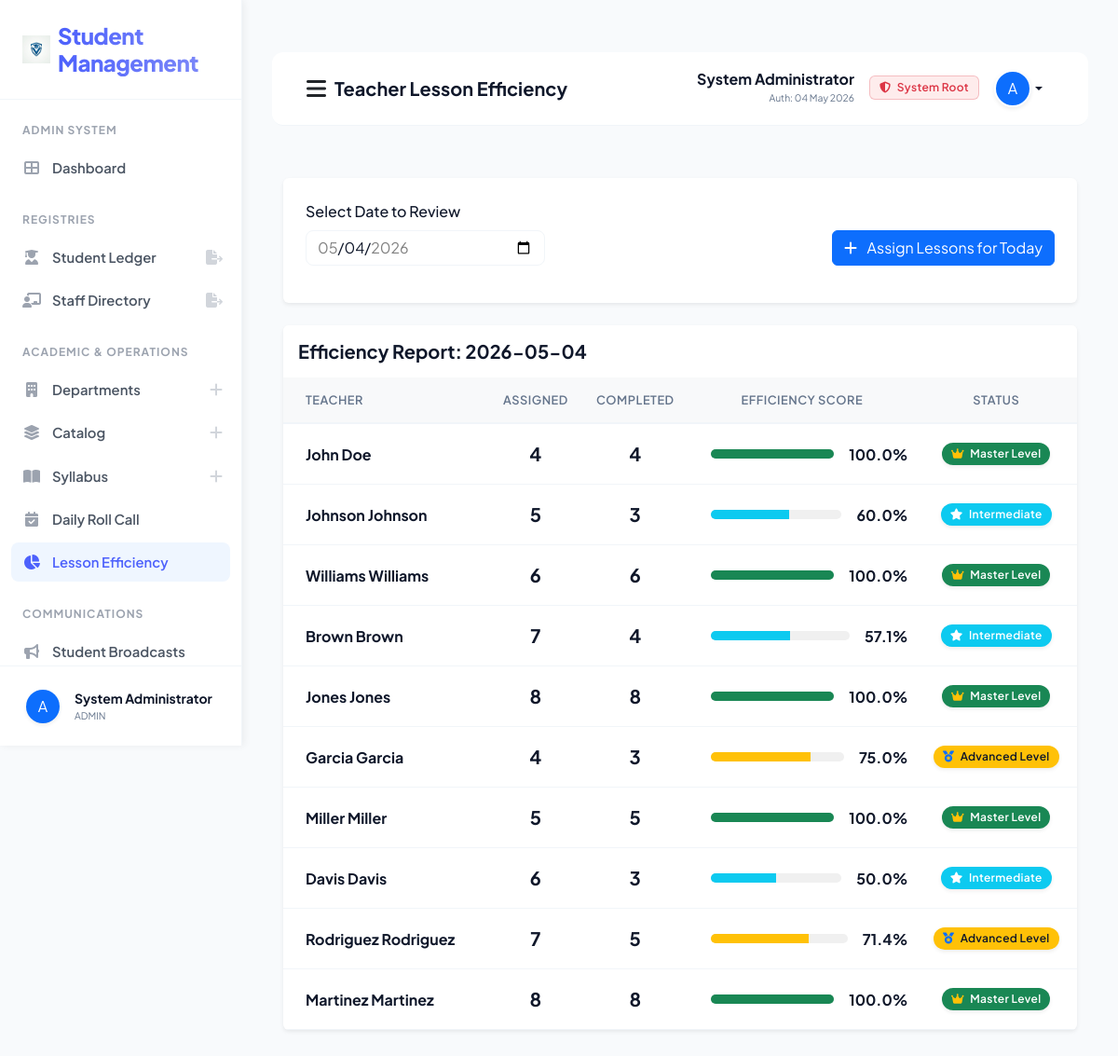
Screenshot of /admin_lesson_tracker/ (signed in) with the database file from the repository.
### sms/models.py (models this page shows, shortened)
class CustomUser(AbstractUser):
    USER_TYPE_CHOICES = (
        ('ADMIN', 'Admin'),
        ('TEACHER', 'Teacher'),
        ('STUDENT', 'Student'),
    )
    user_type = models.CharField(max_length=10, choices=USER_TYPE_CHOICES, default='ADMIN')
    profile_pic = models.ImageField(upload_to='profile_pics/', null=True, blank=True)
    phone = models.CharField(max_length=15, null=True, blank=True)

class Teacher(models.Model):
    user = models.OneToOneField(CustomUser, on_delete=models.CASCADE)
    address = models.TextField()
    department = models.ForeignKey(Department, on_delete=models.CASCADE, null=True, blank=True)
    created_at = models.DateTimeField(auto_now_add=True)
    updated_at = models.DateTimeField(auto_now=True)

### sms/views/admin_views.py (the view)
# urls.py: path('admin_lesson_tracker/', admin_views.admin_lesson_tracker, name="admin_lesson_tracker"),
def admin_lesson_tracker(request):
    teachers = Teacher.objects.all()
    today = datetime.date.today()
    selected_date_str = request.GET.get('date', today.strftime('%Y-%m-%d'))
    if selected_date_str < "2026-01-01":
        selected_date = "2026-01-01"
    else:
        selected_date = selected_date_str
    today_obj = datetime.date.today()
    try:
        selected_date_obj = datetime.datetime.strptime(selected_date, '%Y-%m-%d').date()
    except:
        selected_date_obj = today_obj
    is_future = selected_date_obj > today_obj
    report_data = []
    for teacher in teachers:
        if is_future:
            target = 0
            actual_sessions = 0
            efficiency = 0.0
        else:
            target_obj = DailyLessonTarget.objects.filter(teacher=teacher, date=selected_date).first()
            target = target_obj.target_lessons if target_obj else 0
            actual_sessions = Attendance.objects.filter(
                subject__teacher=teacher.user,
                attendance_date=selected_date
            ).distinct().count()
            try:
                day_variation = selected_date_obj.timetuple().tm_yday
            except:
                day_variation = 1
            t_id_seed = teacher.id + day_variation
            if target == 0:
                target = 4 + (t_id_seed % 5)
            min_completed = max(1, int(target * 0.6))
            actual_sessions = min_completed + (t_id_seed % (target - min_completed + 1))
            efficiency = (actual_sessions / target) * 100
        report_data.append({
            'teacher': teacher,
            'target': target,
            'actual': actual_sessions,
            'efficiency': round(efficiency, 1),
            'status_color': 'success' if efficiency >= 90 else ('warning' if efficiency >= 70 else 'info')
        })
    return render(request, "sms/admin_template/lesson_tracker.html", {
        "report_data": report_data,
        "selected_date": selected_date,
        "teachers": teachers
    })

### sms/templates/sms/admin_template/lesson_tracker.html (shortened to what this page needs)
﻿{% extends 'sms/base.html' %}
{% block page_title %}Teacher Lesson Efficiency{% endblock page_title %}
{% block sidebar_nav %}
{% include 'sms/admin_template/sidebar_template.html' with active_page='lesson_tracker' %}
{% endblock sidebar_nav %}
{% block main_content %}
<div class="container-fluid py-4">
    <div class="row mb-4">
        <div class="col-md-12">
            <div class="card shadow-sm border-0 p-4">
                <form method="GET" class="row g-3 align-items-end">
                    <div class="col-md-4">
                        <label class="form-label fw-bold">Select Date to Review</label>
                        <input type="date" name="date" class="form-control" value="{{ selected_date }}"
                            min="{% now 'Y-m-d' %}" max="{% now 'Y-m-d' %}" onchange="this.form.submit()">
                    </div>
                    <div class="col-md-8 text-end">
                        <button type="button" class="btn btn-primary" data-bs-toggle="modal"
                            data-bs-target="#assignTargetModal">
                            <i class="fas fa-plus me-2"></i> Assign Lessons for Today
                        </button>
                    </div>
                </form>
            </div>
        </div>
    </div>
    <div class="row">
        <div class="col-md-12">
            <div class="card shadow-sm border-0 p-0 overflow-hidden">
                <div class="card-header bg-white py-3 border-0">
                    <h5 class="mb-0 fw-bold">Efficiency Report: {{ selected_date }}</h5>
                </div>
                <div class="table-responsive">
                    <table class="table table-hover align-middle mb-0">
                        <thead class="bg-light">
                            <tr>
                                <th class="ps-4 py-3 text-uppercase small fw-bold text-muted">Teacher</th>
                                <th class="text-center py-3 text-uppercase small fw-bold text-muted">Assigned</th>
                                <th class="text-center py-3 text-uppercase small fw-bold text-muted">Completed</th>
                                <th class="text-center py-3 text-uppercase small fw-bold text-muted">Efficiency Score
                                </th>
                                <th class="text-center py-3 text-uppercase small fw-bold text-muted">Status</th>
                            </tr>
                        </thead>
                        <tbody>
                            {% for data in report_data %}
                            <tr>
                                <td class="ps-4">
                                    <div class="fw-bold text-dark">{{ data.teacher.user.get_full_name }}</div>
                                </td>
                                <td class="text-center h5 mb-0 fw-bold">{{ data.target }}</td>
                                <td class="text-center h5 mb-0 fw-bold">{{ data.actual }}</td>
                                <td class="text-center">
                                    <div class="d-flex align-items-center justify-content-center">
                                        <div class="progress flex-grow-1 mx-3"
                                            style="height: 10px; width: 100px; border-radius: 5px;">
                                            <div class="progress-bar bg-{{ data.status_color }} dynamic-progress"
                                                style="--progress-width: {{ data.efficiency|default:0 }}%;"></div>
                                        </div>
                                        <span class="fw-bold">{{ data.efficiency }}%</span>
                                    </div>
                                </td>
                                <td class="text-center">
                                    {% if data.efficiency >= 90 %}
                                    <span class="badge bg-success rounded-pill px-3 shadow-sm">
                                        <i class="fas fa-crown me-1 text-warning"></i> Master Level
                                    </span>
                                    {% elif data.efficiency >= 70 %}
                                    <span class="badge bg-warning text-dark rounded-pill px-3 shadow-sm">
                                        <i class="fas fa-medal me-1 text-primary"></i> Advanced Level
                                    </span>
                                    {% else %}
                                    <span class="badge bg-info text-white rounded-pill px-3 shadow-sm">
                                        <i class="fas fa-star me-1 text-white"></i> Intermediate
                                    </span>
                                    {% endif %}
                                </td>
                            </tr>
                            {% empty %}
                            <tr>
                                <td colspan="5" class="text-center py-5 text-muted">No data available for this date.
                                </td>
                            </tr>
                            {% endfor %}
                        </tbody>
                    </table>
                </div>
            </div>
        </div>
    </div>
</div>
{% endblock main_content %}

### sms/templates/sms/base.html (shortened to what this page needs)
<!DOCTYPE html>
{% load static %}
<html lang="en">
<head>
    <link href="https://cdn.jsdelivr.net/npm/bootstrap@5.3.0/dist/css/bootstrap.min.css" rel="stylesheet">
    <link rel="stylesheet" href="https://cdnjs.cloudflare.com/ajax/libs/font-awesome/6.4.0/css/all.min.css">
    <link rel="stylesheet" href="{% static 'css/style.css' %}?v=4.0">
</head>
<body>
    <div class="sidebar" id="sidebar">
        <div class="sidebar-brand d-flex align-items-center">
            <img src="{% static 'images/logo.png' %}" width="30" height="30" class="me-2">
            <h4 class="m-0">Student Management</h4>
        </div>
        <div class="nav flex-column sidebar-scroll flex-grow-1 overflow-y-auto">
            {% block sidebar_nav %}{% endblock sidebar_nav %}
        </div>
        <div class="sidebar-footer border-top p-0 mt-auto">
            <div class="dropup w-100">
                <button class="btn w-100 d-flex align-items-center p-3 border-0 bg-transparent dropdown-toggle no-caret" type="button" data-bs-toggle="dropdown" aria-expanded="false">
                    {% if user.profile_pic %}
                    <img src="{{ user.profile_pic.url }}" width="36" height="36" class="rounded-circle me-3 shadow-sm">
                    {% else %}
                    <div class="bg-primary text-white rounded-circle d-flex align-items-center justify-content-center shadow-sm me-3" style="width: 36px; height: 36px; flex-shrink: 0;">
                        {{ user.username|first|upper }}
                    </div>
                    {% endif %}
                    <div class="text-start overflow-hidden">
                        <div class="fw-bold small text-dark text-truncate">{{ user.get_full_name }}</div>
                        <div class="text-muted text-truncate" style="font-size: 0.65rem;">{{ user.user_type }}</div>
                    </div>
                </button>
            </div>
        </div>
    </div>
    <div class="main-content">
        <nav class="navbar border-bottom">
            <div class="container-fluid">
                <div class="d-flex align-items-center">
                    <button id="sidebarToggle" class="btn btn-link link-dark me-2 p-0">
                        <i class="fas fa-bars fs-4 text-main"></i>
                    </button>
                    <span class="navbar-brand fw-bold text-dark">{% block page_title %}{% endblock page_title %}</span>
                </div>
                <div class="d-flex align-items-center">
                    <div class="dropdown">
                        <button
                            class="btn btn-link dropdown-toggle text-decoration-none text-dark d-flex align-items-center"
                            type="button" data-bs-toggle="dropdown">
                            <div class="text-end me-3 d-none d-md-block">
                                <span class="d-block fw-bold lh-1 mb-1">{{ user.get_full_name }}</span>
                                <span class="d-block text-muted" style="font-size: 0.65rem;">Auth: {{ user.last_login|date:"d M Y" }}</span>
                            </div>
                            {% if user.user_type == "TEACHER" %}
                            <span class="badge bg-soft-success text-success me-3 border border-success border-opacity-25 d-none d-lg-inline-block">
                                <i class="fas fa-certificate me-1"></i> Staff Verified
                            </span>
                            {% elif user.user_type == "STUDENT" %}
                             <span class="badge bg-soft-primary text-primary me-3 border border-primary border-opacity-25 d-none d-lg-inline-block">
                                <i class="fas fa-user-graduate me-1"></i> Student ID Active
                            </span>
                             {% elif user.user_type == "ADMIN" %}
                             <span class="badge bg-soft-danger text-danger me-3 border border-danger border-opacity-25 d-none d-lg-inline-block">
                                <i class="fas fa-shield-alt me-1"></i> System Root
                            </span>
                            {% endif %}
                            {% if user.profile_pic %}
                            <img src="{{ user.profile_pic.url }}" width="40" height="40" class="rounded-circle shadow-sm border border-light">
                            {% else %}
                            <div class="bg-primary text-white rounded-circle d-flex align-items-center justify-content-center shadow-sm"
                                style="width: 40px; height: 40px; border: 2px solid white;">
                                {{ user.username|first|upper }}
                            </div>
                            {% endif %}
                        </button>
                    </div>
                </div>
            </div>
        </nav>
        {% block main_content %}{% endblock main_content %}
    </div>
</body>
</html>

### rows the page displays
CustomUser: username|first "A", get_full_name "System Administrator", user_type "ADMIN", last_login "04 May 2026"
Teacher: teacher.user.get_full_name "John Doe", target "4", actual "4", efficiency "100.0", shows "Master Level"
Teacher: teacher.user.get_full_name "Johnson Johnson", target "5", actual "3", efficiency "60.0", shows "Intermediate"
Teacher: teacher.user.get_full_name "Williams Williams", target "6", actual "6", efficiency "100.0", shows "Master Level"
Teacher: teacher.user.get_full_name "Brown Brown", target "7", actual "4", efficiency "57.1", shows "Intermediate"
Teacher: teacher.user.get_full_name "Jones Jones", target "8", actual "8", efficiency "100.0", shows "Master Level"
Teacher: teacher.user.get_full_name "Garcia Garcia", target "4", actual "3", efficiency "75.0", shows "Advanced Level"
Teacher: teacher.user.get_full_name "Miller Miller", target "5", actual "5", efficiency "100.0", shows "Master Level"
Teacher: teacher.user.get_full_name "Davis Davis", target "6", actual "3", efficiency "50.0", shows "Intermediate"
Teacher: teacher.user.get_full_name "Rodriguez Rodriguez", target "7", actual "5", efficiency "71.4", shows "Advanced Level"
Teacher: teacher.user.get_full_name "Martinez Martinez", target "8", actual "8", efficiency "100.0", shows "Master Level"

### other values shown
{{ selected_date }} "2026-05-04"
